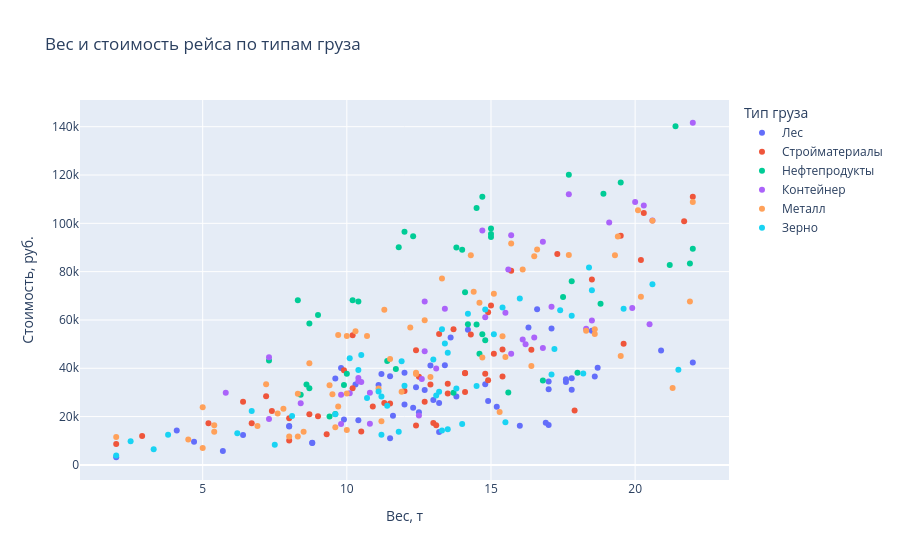

Notebook code cell kept with this figure:
### Code cell
# Точечный график: при наведении покажем номер рейса и маршрут
sample = df.sample(300, random_state=1)

fig = px.scatter(sample, x="weight_t", y="cost_rub", color="cargo_type",
                 hover_data=["trip_id", "route", "distance_km"],
                 title="Вес и стоимость рейса по типам груза",
                 labels={"weight_t": "Вес, т", "cost_rub": "Стоимость, руб.",
                         "cargo_type": "Тип груза"})
fig.show()

### Figure 1 — Plotly figure (JSON) as saved in the notebook; plotly's stock layout.template omitted (floating-point values rounded to 4 significant figures; data arrays with more than 128 entries replaced by an {"elided": "..."} marker saying what was removed)
{"data": [{"customdata": {"elided": "53x3 mixed values"}, "hovertemplate": "Тип груза=Лес<br>Вес, т=%{x}<br>Стоимость, руб.=%{y}<br>trip_id=%{customdata[0]}<br>route=%{customdata[1]}<br>distance_km=%{customdata[2]}<extra></extra>", "legendgroup": "Лес", "marker": {"color": "#636efa", "symbol": "circle"}, "mode": "markers", "name": "Лес", "orientation": "v", "showlegend": true, "type": "scatter", "x": [4.1, 18.5, 17.0, 22.0, 18.6, 17.1, 12.0, 17.0, 17.6, 20.9, 9.9, 18.7, 15.2, 13.2, 8.0, 8.8, 12.0, 8.8, 8.0, 17.8, 10.3, 16.3, 5.7, 14.9, 11.5, 17.8, 13.6, 16.6, 13.2, 9.6, 12.7, 13.4, 14.2, 10.4, 12.3, 17.0, 16.9, 2.0, 11.6, 13.0, 6.4, 12.5, 14.8, 12.9, 11.1, 13.8, 17.6, 11.5, 11.2, 12.4, 9.8, 16.0, 4.7], "xaxis": "x", "y": [14200, 55500, 31270, 42360, 36620, 56470, 38130, 16540, 35410, 47370, 18800, 40240, 24100, 13630, 16080, 9190, 24970, 9050, 15880, 35900, 33310, 56910, 5750, 26410, 36700, 31090, 52760, 64430, 25650, 35750, 30960, 41210, 55960, 18450, 23610, 34510, 17470, 3170, 20400, 26840, 12380, 21780, 33420, 41200, 33070, 28280, 34300, 11060, 37660, 32130, 40120, 16250, 9540], "yaxis": "y"}, {"customdata": {"elided": "53x3 mixed values"}, "hovertemplate": "Тип груза=Стройматериалы<br>Вес, т=%{x}<br>Стоимость, руб.=%{y}<br>trip_id=%{customdata[0]}<br>route=%{customdata[1]}<br>distance_km=%{customdata[2]}<extra></extra>", "legendgroup": "Стройматериалы", "marker": {"color": "#EF553B", "symbol": "circle"}, "mode": "markers", "name": "Стройматериалы", "orientation": "v", "showlegend": true, "type": "scatter", "x": [18.5, 13.5, 9.9, 12.0, 12.7, 10.2, 13.5, 21.7, 22.0, 13.2, 2.9, 10.2, 9.0, 8.7, 15.0, 12.4, 11.5, 14.1, 14.9, 8.0, 15.1, 14.1, 16.4, 20.3, 15.4, 7.4, 13.7, 20.2, 9.3, 2.0, 19.5, 19.6, 14.8, 14.3, 6.7, 10.9, 7.2, 11.3, 8.0, 15.4, 5.2, 13.0, 12.5, 12.4, 12.9, 14.9, 14.1, 13.1, 17.9, 15.7, 6.4, 10.5, 17.3], "xaxis": "x", "y": [76710, 33550, 39170, 30600, 26150, 53680, 29530, 100870, 111010, 54190, 11920, 31720, 20140, 20990, 66030, 47460, 25370, 37900, 63160, 10130, 46060, 30200, 47670, 104320, 36640, 22350, 56150, 84860, 12690, 8700, 94870, 50180, 37780, 54020, 17280, 24160, 28430, 25640, 19340, 47740, 17290, 17370, 36470, 16300, 33280, 35030, 38060, 16430, 22480, 80410, 26130, 13800, 87320], "yaxis": "y"}, {"customdata": {"elided": "45x3 mixed values"}, "hovertemplate": "Тип груза=Нефтепродукты<br>Вес, т=%{x}<br>Стоимость, руб.=%{y}<br>trip_id=%{customdata[0]}<br>route=%{customdata[1]}<br>distance_km=%{customdata[2]}<extra></extra>", "legendgroup": "Нефтепродукты", "marker": {"color": "#00cc96", "symbol": "circle"}, "mode": "markers", "name": "Нефтепродукты", "orientation": "v", "showlegend": true, "type": "scatter", "x": [14.7, 21.4, 9.0, 11.7, 8.7, 17.8, 14.7, 8.7, 11.8, 14.0, 13.7, 12.3, 15.0, 8.6, 14.5, 8.3, 10.2, 14.2, 7.3, 15.6, 13.8, 17.5, 16.8, 9.6, 21.9, 18.9, 17.7, 9.4, 21.2, 15.0, 14.5, 18.0, 10.0, 12.0, 11.4, 15.0, 8.4, 10.4, 14.6, 18.8, 14.8, 22.0, 9.9, 14.1, 19.5], "xaxis": "x", "y": [54040, 140150, 62100, 39710, 58560, 76040, 111030, 31720, 90140, 89050, 29910, 94670, 95580, 33330, 106390, 68140, 68140, 58230, 43190, 30020, 90040, 69460, 34940, 21030, 83400, 112200, 120070, 20010, 82800, 94350, 58140, 38180, 37740, 96520, 43060, 97830, 29080, 67600, 46060, 66750, 51560, 89430, 33050, 71480, 116880], "yaxis": "y"}, {"customdata": [["T0670", "Москва-Нижний Новгород", 420], ["T0523", "Москва-Нижний Новгород", 420], ["T0018", "Казань-Самара", 360], ["T0482", "Москва-Нижний Новгород", 420], ["T0863", "Казань-Самара", 360], ["T0372", "Санкт-Петербург-Петрозаводск", 430], ["T0837", "Москва-Нижний Новгород", 420], ["T0009", "Москва-Нижний Новгород", 420], ["T0758", "Екатеринбург-Челябинск", 220], ["T0430", "Москва-Воронеж", 520], ["T0659", "Москва-Санкт-Петербург", 710], ["T0312", "Санкт-Петербург-Петрозаводск", 430], ["T0371", "Москва-Воронеж", 520], ["T0835", "Москва-Санкт-Петербург", 710], ["T0619", "Москва-Нижний Новгород", 420], ["T0249", "Санкт-Петербург-Петрозаводск", 430], ["T0806", "Новосибирск-Омск", 680], ["T0594", "Санкт-Петербург-Петрозаводск", 430], ["T0245", "Москва-Санкт-Петербург", 710], ["T0143", "Санкт-Петербург-Петрозаводск", 430], ["T0896", "Москва-Казань", 820], ["T0061", "Москва-Воронеж", 520], ["T0887", "Казань-Самара", 360], ["T0555", "Новосибирск-Омск", 680], ["T0528", "Казань-Самара", 360], ["T0648", "Москва-Казань", 820], ["T0243", "Москва-Воронеж", 520], ["T0075", "Новосибирск-Омск", 680], ["T0564", "Москва-Санкт-Петербург", 710], ["T0111", "Казань-Самара", 360], ["T0611", "Москва-Казань", 820], ["T0578", "Москва-Санкт-Петербург", 710], ["T0679", "Екатеринбург-Челябинск", 220], ["T0135", "Новосибирск-Омск", 680], ["T0365", "Казань-Самара", 360], ["T0677", "Москва-Нижний Новгород", 420], ["T0093", "Москва-Казань", 820], ["T0115", "Москва-Казань", 820], ["T0290", "Екатеринбург-Челябинск", 220], ["T0854", "Казань-Самара", 360]], "hovertemplate": "Тип груза=Контейнер<br>Вес, т=%{x}<br>Стоимость, руб.=%{y}<br>trip_id=%{customdata[0]}<br>route=%{customdata[1]}<br>distance_km=%{customdata[2]}<extra></extra>", "legendgroup": "Контейнер", "marker": {"color": "#ab63fa", "symbol": "circle"}, "mode": "markers", "name": "Контейнер", "orientation": "v", "showlegend": true, "type": "scatter", "x": [10.5, 13.1, 10.1, 9.8, 15.7, 19.9, 18.3, 10.4, 10.8, 15.5, 15.6, 16.5, 14.8, 16.8, 16.2, 16.1, 19.1, 10.4, 20.3, 18.5, 22.0, 12.7, 12.6, 20.6, 20.5, 17.7, 17.1, 5.8, 12.7, 16.8, 14.7, 20.0, 9.8, 13.4, 10.8, 8.4, 15.7, 7.3, 12.5, 7.3], "xaxis": "x", "y": [34290, 39910, 29660, 29070, 46040, 64920, 56370, 34620, 17040, 63020, 80860, 52740, 61140, 92380, 49980, 51910, 100370, 36010, 107350, 59760, 141640, 47090, 35540, 101200, 58260, 112080, 65440, 29890, 67650, 48410, 97000, 108840, 16980, 64620, 29890, 25490, 95040, 44520, 20500, 19010], "yaxis": "y"}, {"customdata": {"elided": "62x3 mixed values"}, "hovertemplate": "Тип груза=Металл<br>Вес, т=%{x}<br>Стоимость, руб.=%{y}<br>trip_id=%{customdata[0]}<br>route=%{customdata[1]}<br>distance_km=%{customdata[2]}<extra></extra>", "legendgroup": "Металл", "marker": {"color": "#FFA15A", "symbol": "circle"}, "mode": "markers", "name": "Металл", "orientation": "v", "showlegend": true, "type": "scatter", "x": [20.2, 10.0, 16.1, 11.2, 10.0, 4.5, 18.6, 15.3, 14.6, 11.3, 16.5, 16.6, 15.5, 20.1, 19.4, 5.0, 8.5, 16.4, 14.3, 5.4, 11.1, 22.0, 6.9, 9.4, 8.3, 19.5, 9.7, 15.1, 13.3, 8.0, 5.4, 17.7, 7.6, 18.3, 7.2, 12.9, 21.9, 12.2, 10.0, 10.7, 14.4, 11.9, 9.6, 21.3, 9.7, 15.7, 14.7, 18.6, 12.7, 12.4, 12.4, 2.0, 11.5, 15.4, 20.6, 10.3, 8.3, 19.3, 5.0, 9.5, 7.8, 8.7], "xaxis": "x", "y": [69650, 53340, 80860, 18120, 14440, 10490, 54240, 21880, 67130, 64230, 86390, 89120, 44700, 105470, 94560, 23870, 13740, 40930, 86810, 16420, 31680, 108790, 16110, 33020, 11760, 45070, 53800, 70890, 77190, 11730, 13760, 86890, 21290, 55510, 33390, 36340, 67640, 56860, 29550, 53320, 71640, 30310, 15570, 31840, 24230, 91660, 44510, 56190, 59840, 38120, 37630, 11560, 43860, 53230, 101060, 55370, 29440, 86760, 7040, 29220, 23280, 42080], "yaxis": "y"}, {"customdata": {"elided": "47x3 mixed values"}, "hovertemplate": "Тип груза=Зерно<br>Вес, т=%{x}<br>Стоимость, руб.=%{y}<br>trip_id=%{customdata[0]}<br>route=%{customdata[1]}<br>distance_km=%{customdata[2]}<extra></extra>", "legendgroup": "Зерно", "marker": {"color": "#19d3f3", "symbol": "circle"}, "mode": "markers", "name": "Зерно", "orientation": "v", "showlegend": true, "type": "scatter", "x": [8.1, 13.3, 17.1, 14.0, 11.4, 2.0, 10.4, 18.2, 7.5, 10.7, 16.0, 14.5, 15.4, 21.5, 15.1, 14.8, 13.5, 3.3, 13.1, 9.6, 11.2, 17.2, 3.8, 12.0, 13.4, 2.5, 18.4, 13.3, 19.6, 15.5, 11.2, 6.2, 13.5, 18.5, 11.1, 11.9, 13.2, 14.2, 10.5, 10.1, 6.7, 11.8, 20.6, 17.8, 17.4, 13.8, 13.0], "xaxis": "x", "y": [20270, 14250, 37430, 16890, 24440, 3870, 39240, 37840, 8330, 27650, 68870, 32680, 65160, 39440, 54130, 64300, 14780, 6450, 28730, 21010, 12470, 47960, 12460, 32740, 50230, 9760, 81710, 56110, 64680, 17660, 28280, 13100, 46440, 72290, 30420, 42900, 30330, 62550, 45510, 44120, 22300, 13680, 74790, 61760, 64010, 31660, 43680], "yaxis": "y"}], "layout": {"legend": {"title": {"text": "Тип груза"}, "tracegroupgap": 0}, "title": {"text": "Вес и стоимость рейса по типам груза"}, "xaxis": {"anchor": "y", "domain": [0, 1], "title": {"text": "Вес, т"}}, "yaxis": {"anchor": "x", "domain": [0, 1], "title": {"text": "Стоимость, руб."}}}}
